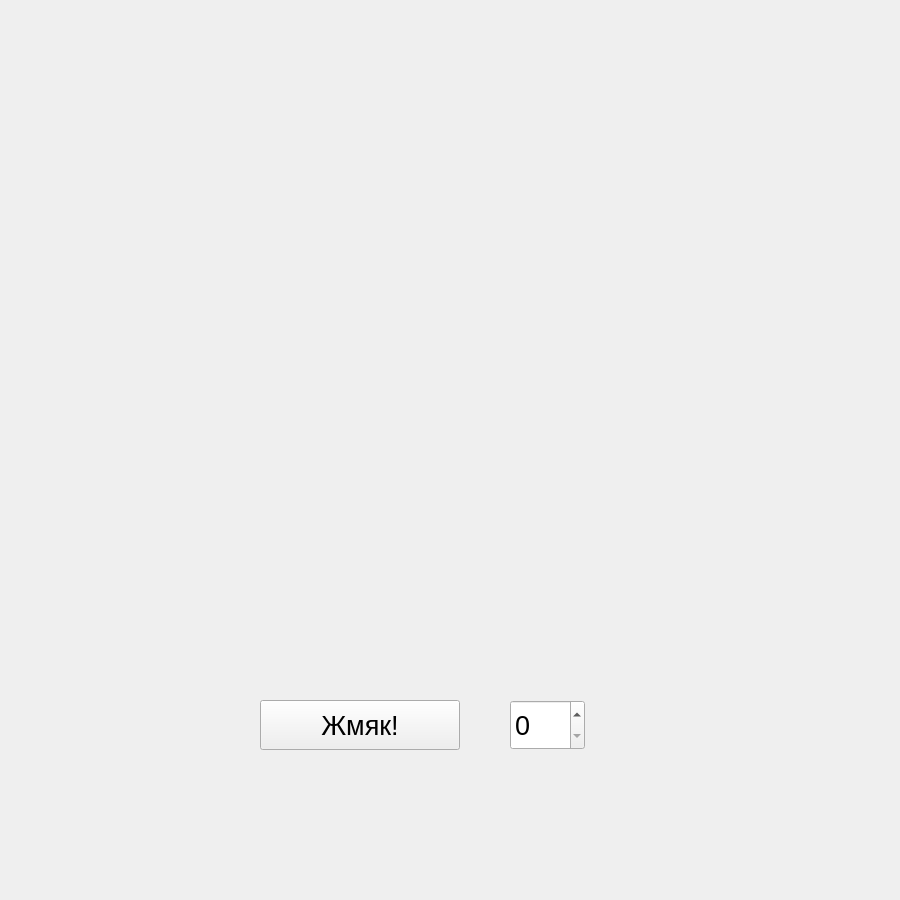
<?xml version="1.0" encoding="UTF-8"?>
<ui version="4.0">
 <class>Widget</class>
 <widget class="QWidget" name="Widget">
  <property name="geometry">
   <rect>
    <x>0</x>
    <y>0</y>
    <width>900</width>
    <height>900</height>
   </rect>
  </property>
  <property name="windowTitle">
   <string>Widget</string>
  </property>
  <widget class="QPushButton" name="button">
   <property name="geometry">
    <rect>
     <x>260</x>
     <y>700</y>
     <width>200</width>
     <height>50</height>
    </rect>
   </property>
   <property name="font">
    <font>
     <pointsize>20</pointsize>
    </font>
   </property>
   <property name="text">
    <string>Жмяк!</string>
   </property>
  </widget>
  <widget class="QSpinBox" name="sb">
   <property name="geometry">
    <rect>
     <x>510</x>
     <y>700</y>
     <width>75</width>
     <height>50</height>
    </rect>
   </property>
   <property name="font">
    <font>
     <pointsize>20</pointsize>
    </font>
   </property>
   <property name="minimum">
    <number>0</number>
   </property>
   <property name="maximum">
    <number>20</number>
   </property>
  </widget>
 </widget>
 <layoutdefault spacing="6" margin="11"/>
 <resources/>
 <connections/>
</ui>
